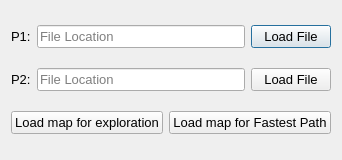
<?xml version="1.0" encoding="UTF-8"?>
<ui version="4.0">
 <class>mapDialog</class>
 <widget class="QDialog" name="mapDialog">
  <property name="geometry">
   <rect>
    <x>0</x>
    <y>0</y>
    <width>259</width>
    <height>160</height>
   </rect>
  </property>
  <property name="sizePolicy">
   <sizepolicy hsizetype="MinimumExpanding" vsizetype="MinimumExpanding">
    <horstretch>0</horstretch>
    <verstretch>0</verstretch>
   </sizepolicy>
  </property>
  <property name="minimumSize">
   <size>
    <width>0</width>
    <height>160</height>
   </size>
  </property>
  <property name="font">
   <font>
    <family>Arial</family>
    <pointsize>10</pointsize>
   </font>
  </property>
  <property name="windowTitle">
   <string>Map Dialog</string>
  </property>
  <layout class="QVBoxLayout" name="verticalLayout">
   <item>
    <layout class="QHBoxLayout" name="hlP1">
     <item>
      <widget class="QLabel" name="lblP1">
       <property name="text">
        <string>P1:</string>
       </property>
      </widget>
     </item>
     <item>
      <widget class="QLineEdit" name="leP1FileLocation">
       <property name="readOnly">
        <bool>true</bool>
       </property>
       <property name="placeholderText">
        <string>File Location</string>
       </property>
      </widget>
     </item>
     <item>
      <widget class="QPushButton" name="btnP1LoadFile">
       <property name="minimumSize">
        <size>
         <width>0</width>
         <height>20</height>
        </size>
       </property>
       <property name="text">
        <string>Load File</string>
       </property>
      </widget>
     </item>
    </layout>
   </item>
   <item>
    <layout class="QHBoxLayout" name="hlP2">
     <item>
      <widget class="QLabel" name="lblP2">
       <property name="text">
        <string>P2:</string>
       </property>
      </widget>
     </item>
     <item>
      <widget class="QLineEdit" name="leP2FileLocation">
       <property name="readOnly">
        <bool>true</bool>
       </property>
       <property name="placeholderText">
        <string>File Location</string>
       </property>
      </widget>
     </item>
     <item>
      <widget class="QPushButton" name="btnP2LoadFile">
       <property name="minimumSize">
        <size>
         <width>0</width>
         <height>20</height>
        </size>
       </property>
       <property name="text">
        <string>Load File</string>
       </property>
      </widget>
     </item>
    </layout>
   </item>
   <item>
    <layout class="QHBoxLayout" name="hlBtn">
     <item>
      <widget class="QPushButton" name="btnLoadExpl">
       <property name="minimumSize">
        <size>
         <width>0</width>
         <height>20</height>
        </size>
       </property>
       <property name="text">
        <string>Load map for exploration</string>
       </property>
      </widget>
     </item>
     <item>
      <widget class="QPushButton" name="btnLoadFastPath">
       <property name="minimumSize">
        <size>
         <width>0</width>
         <height>20</height>
        </size>
       </property>
       <property name="text">
        <string>Load map for Fastest Path</string>
       </property>
      </widget>
     </item>
    </layout>
   </item>
  </layout>
 </widget>
 <resources/>
 <connections/>
</ui>
